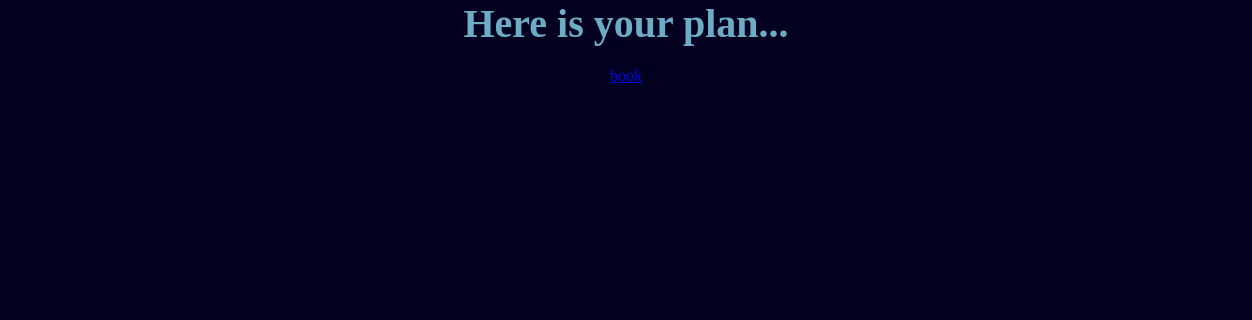
The app's page /itinerary/1/, older data.
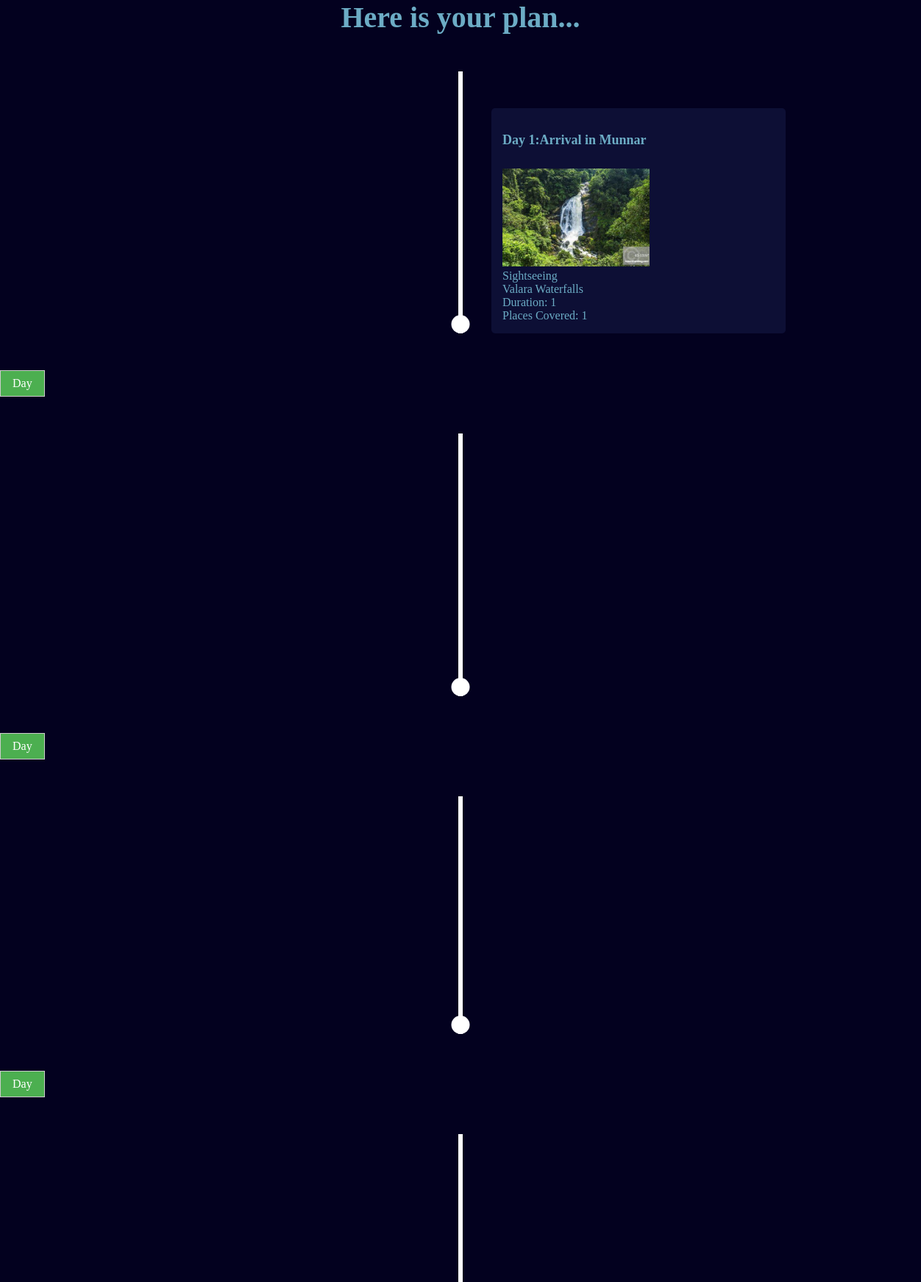
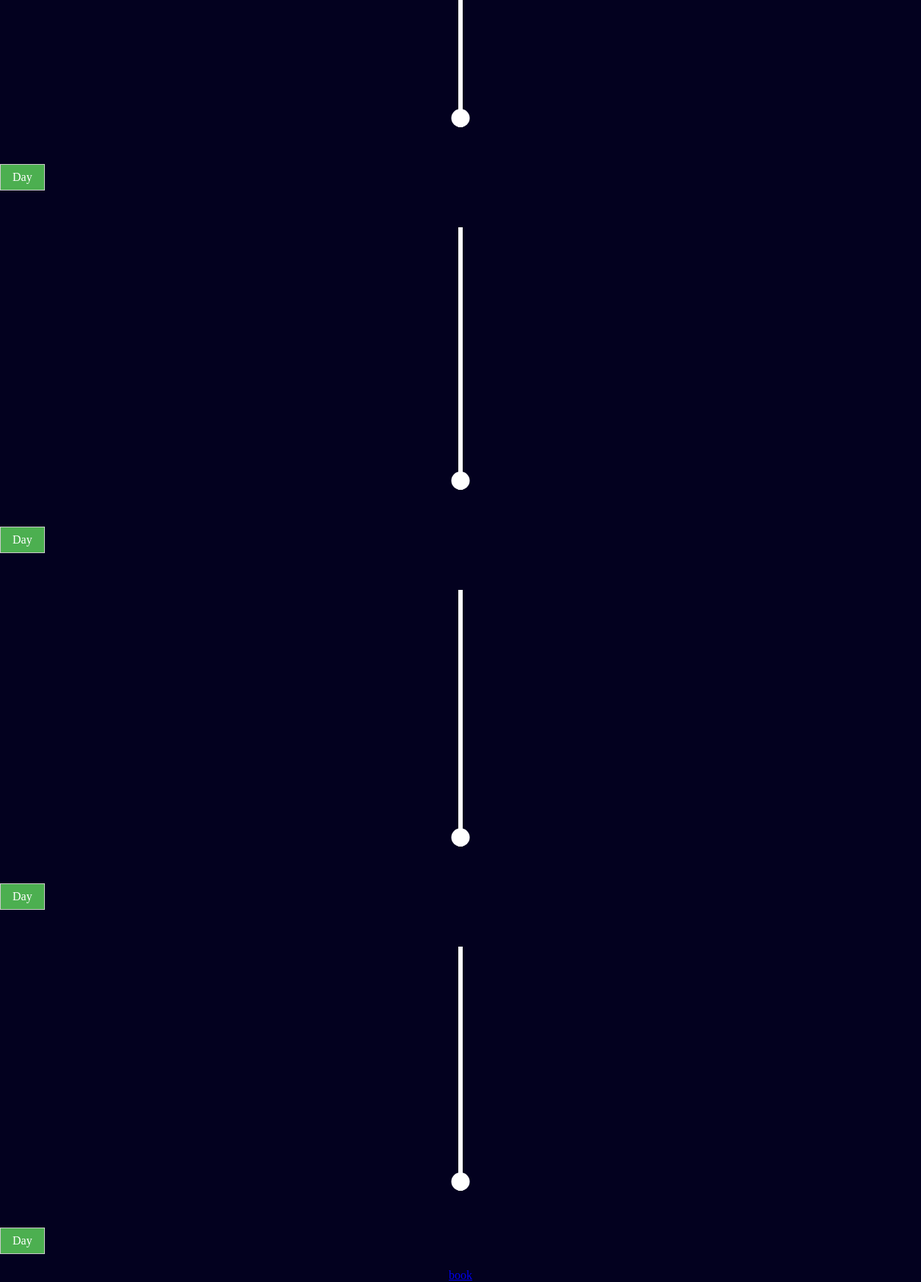
The same page, newer data (2 pictures, top to bottom).
### travelapp/models.py (models this page shows, shortened)
class Itineary(models.Model):
    package=models.ForeignKey(Places,on_delete=models.CASCADE)
    days=models.ForeignKey(Day,on_delete=models.CASCADE)
    description=models.CharField(max_length=200)
    name=models.ForeignKey(Places_place,on_delete=models.CASCADE)
    hotel=models.ForeignKey(Hotel,on_delete=models.CASCADE)
    date = models.DateField()
    month = models.CharField(max_length=50)
    day_of_week = models.CharField(max_length=50)
    activity=models.ForeignKey(Activities,on_delete=models.CASCADE)
    meals = models.CharField(max_length=100, default='None')

class Day(models.Model):
     name=models.CharField(max_length=20)

class Activities(models.Model):
     days=models.ForeignKey(Day,on_delete=models.CASCADE)
     name=models.CharField(max_length=100)
     description=models.CharField(max_length=200)
     hrs=models.IntegerField()
     place_covered=models.IntegerField()
     image=models.ImageField(upload_to='travelimages/')
     distance = models.IntegerField(null=True, default=None)

### travelapp/views.py (the view)
# urls.py: path('itinerary/<int:package_id>/', itinerary, name='itinerary'),  # Your existing itinerary URL pattern
def itinerary(request, package_id):
    package = get_object_or_404(Places, id=package_id)
    itineraries = Itineary.objects.filter(package=package)  # Correct the model name
    context = {'package': package, 'itineraries': itineraries}
    return render(request, 'itenary.html', context)  # Correct the template name to itinerary.html

### travelapp/templates/itenary.html (shortened to what this page needs)
{% load static %}
<!DOCTYPE html>
<html lang="en">
<head>
    <link rel="stylesheet" href="{% static 'css/itineary.css' %}">
</head>
<body>
    <h1>Here is your plan...</h1>
    {% for itinerary in itineraries %}
    <ul>
        <li>
            <div>
                <br>
                <time>{{ itinerary.days.name }}:{{ itinerary.description }}</time>
                <br>
                <img class="itinerary-image" src="{{ itinerary.activity.image.url }}" alt="{{ itinerary.activity.name }} Image">
                <p>{{ itinerary.activity.description }}</p>
                <p>{{ itinerary.activity.name }}</p>
                <p>Duration: {{ itinerary.activity.hrs }}</p>
                <p>Places Covered: {{ itinerary.activity.place_covered }}</p>
            </div>
        </li>
    </ul>
    <a href="/popup/{{ itinerary.days.id }}/" class="popupButton">Day {{ days_id }}</a>
    {% endfor %}
    <div class="confirmButtonContainer">
      <a href="/book/{{package.id}}/">book</a>
    </div>
</body>
</html>

Row changes from the older to the newer data that the page shows:
now on this page (row edited): Itineary: days.name "Day 1", description "Arrival in Munnar", activity.image (picture), activity.description "Sightseeing", activity.name "Valara Waterfalls", activity.hrs "1", activity.place_covered "1"
